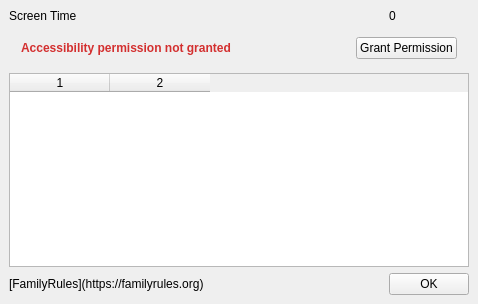
<?xml version="1.0" encoding="UTF-8"?>
<ui version="4.0">
 <class>MainWindow</class>
 <widget class="QMainWindow" name="MainWindow">
  <property name="geometry">
   <rect>
    <x>0</x>
    <y>0</y>
    <width>478</width>
    <height>304</height>
   </rect>
  </property>
  <property name="windowTitle">
   <string>Screen Time</string>
  </property>
  <widget class="QWidget" name="centralwidget">
   <layout class="QVBoxLayout" name="verticalLayout">
    <item>
     <layout class="QGridLayout" name="gridLayout">
      <item row="1" column="0" colspan="3">
       <layout class="QHBoxLayout" name="permissionWarningLayout">
        <property name="leftMargin">
         <number>12</number>
        </property>
        <property name="topMargin">
         <number>8</number>
        </property>
        <property name="rightMargin">
         <number>12</number>
        </property>
        <property name="bottomMargin">
         <number>8</number>
        </property>
        <item>
         <widget class="QLabel" name="permissionWarningLabel">
          <property name="styleSheet">
           <string>QLabel { color: #d32f2f; font-weight: bold; }</string>
          </property>
          <property name="lineWidth">
           <number>0</number>
          </property>
          <property name="text">
           <string>Accessibility permission not granted</string>
          </property>
         </widget>
        </item>
        <item>
         <spacer name="permissionWarningSpacer">
          <property name="orientation">
           <enum>Qt::Orientation::Horizontal</enum>
          </property>
          <property name="sizeHint" stdset="0">
           <size>
            <width>40</width>
            <height>20</height>
           </size>
          </property>
         </spacer>
        </item>
        <item>
         <widget class="QPushButton" name="grantPermissionButton">
          <property name="text">
           <string>Grant Permission</string>
          </property>
         </widget>
        </item>
       </layout>
      </item>
      <item row="2" column="0" colspan="3">
       <widget class="QTableWidget" name="table">
        <property name="sortingEnabled">
         <bool>true</bool>
        </property>
        <property name="columnCount">
         <number>2</number>
        </property>
        <column/>
        <column/>
       </widget>
      </item>
      <item row="0" column="2">
       <widget class="QLabel" name="screen_time_label">
        <property name="text">
         <string>0</string>
        </property>
       </widget>
      </item>
      <item row="0" column="0">
       <widget class="QLabel" name="label">
        <property name="text">
         <string>Screen Time</string>
        </property>
       </widget>
      </item>
      <item row="3" column="2">
       <widget class="QPushButton" name="ok_button">
        <property name="mouseTracking">
         <bool>true</bool>
        </property>
        <property name="text">
         <string>OK</string>
        </property>
       </widget>
      </item>
      <item row="3" column="1">
       <spacer name="horizontalSpacer">
        <property name="orientation">
         <enum>Qt::Orientation::Horizontal</enum>
        </property>
        <property name="sizeHint" stdset="0">
         <size>
          <width>40</width>
          <height>20</height>
         </size>
        </property>
       </spacer>
      </item>
      <item row="3" column="0">
       <widget class="QLabel" name="label_2">
        <property name="cursor">
         <cursorShape>PointingHandCursor</cursorShape>
        </property>
        <property name="text">
         <string>[FamilyRules](https://familyrules.org)</string>
        </property>
        <property name="textFormat">
         <enum>Qt::TextFormat::MarkdownText</enum>
        </property>
       </widget>
      </item>
     </layout>
    </item>
   </layout>
  </widget>
 </widget>
 <resources/>
 <connections>
  <connection>
   <sender>ok_button</sender>
   <signal>clicked()</signal>
   <receiver>MainWindow</receiver>
   <slot>hide()</slot>
   <hints>
    <hint type="sourcelabel">
     <x>677</x>
     <y>569</y>
    </hint>
    <hint type="destinationlabel">
     <x>362</x>
     <y>299</y>
    </hint>
   </hints>
  </connection>
 </connections>
</ui>
